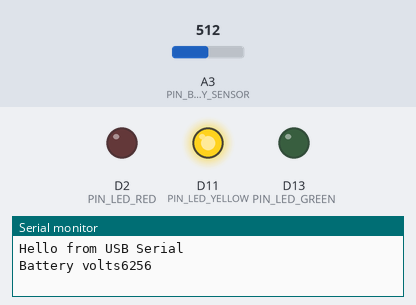
The program below on a simulated Adafruit Feather M0. On the bench: output pins drawn as LEDs (lit = HIGH), the last lines printed to the serial monitor. Inputs (shaded band) come from the test bench; at power-on: A3 (PIN_BATTERY_SENSOR) = 512. Pins used as bus, display or sensor lines are not drawn.

Above: at 0.5 s.
At 1.5 s:
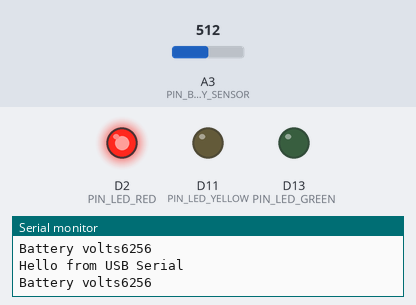
At 5.5 s:
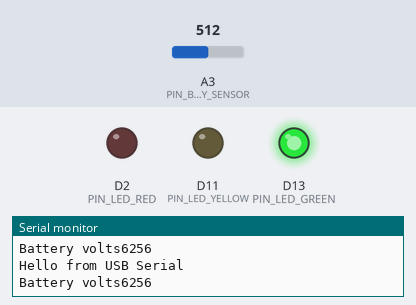
Timing chart, 0 to 7.0 s (numbered marks = the images above):
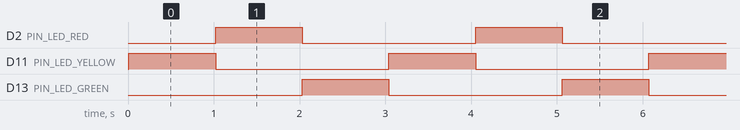

The program:

main.cpp
```cpp
#include <Arduino.h>

// Econode SamrtTrap Gen3 Pin map
// https://github.com/arduino/ArduinoCore-samd/blob/master/variants/arduino_mzero/variant.cpp
#define PIN_LED_YELLOW 11 // SAMD port PA16
#define PIN_LED_GREEN 13 // SAMD port PA17
#define PIN_LED_RED 2 // SAMD port PA14
// #define PIN_SENSORA 14 // SAMD port PA02
#define PIN_SENSORB 15 // SAMD port PB08
#define PIN_SENSOR_TILT 39 // SAMD port PA21


/*
GPS port
+-----+----------+------------+--------+---------+
| PIN | Function | GPS Module | SAMD21 | Arduino |
+-----+----------+------------+--------+---------+
|  1  | N/C      | PPS        |        |         |
|  2  | 3V3      | VIN        |        |         |
|  3  | GND      | GND        |        |         |
|  4  | GPS-RX   | Serial RX  |        | Serial1 |
|  5  | GPS-TX   | Serial TX  |        | Serial1 |
|  6  | GPS_IO-1 | GPS FIX    | PA08   | 4       |
|  7  | N/C      | V-Bat      |        |         |
|  8  | GPS-IO-2 | Enable     | PA09   | 3       |
|  9  | N/C      | 3.3v (out) |        |         |
+-----+----------+------------+--------+---------+
*/

#define PIN_GPS_ENABLE 3
#define PIN_GPS_FIX 4

/* Gen3 Rev 4

Grove standard is;
1 - GND
2 - 3V3
3 - SDA (PB08) / SensorB
4 - SCL (PB09) / SensorA
*/
#define PIN_SENSORA 16 // SAMD port PB09
#define PIN_SENSOR_TEST_MODE 14 // SAMD port PA02

// External interrupt handler mapping
#define EIC_WAKEUP_SENSORA EIC_WAKEUP_WAKEUPEN9 // SensorA = pin 16 / EIC 9
#define EIC_WAKEUP_SENSORB EIC_WAKEUP_WAKEUPEN8 // SensorB = pin 15 / EIC 8
#define EIC_WAKEUP_SENSOR_TEST_MODE EIC_WAKEUP_WAKEUPEN2 // Sensor Test mode = pin 14 / EIC 2
// EIC->WAKEUP.reg = EIC_WAKEUP_SENSORB | EIC_WAKEUP_SENSORA | EIC_WAKEUP_SENSOR_TEST_MODE;

// Battery Monitor
#define PIN_BATTERY_SENSOR_ENABLE 36 // PA18
#define PIN_BATTERY_SENSOR 17 // PA04
// Voltage divider for battery
// GND -> 10K -> Sensor -> 27K = Ratio of 3.7
// 3.3V Ref * 3.7 = 12.21V
#define BATTERY_VOLTAGE_DIVIDER_RATIO 12.22

/*
 Econode SAMD21 / RFM95 Pin definitions.
     +--------+--------+---------+
     | RFM95x | SAMD21 | Arduino |
     +--------+--------+---------+
     | NSS    | PA06   | 8       |
     | Reset  | PB23   | 31      |
     | DIO 0  | PB22   | 30      |
     | DIO 1  | PA15   | 5       |
     | DIO 2  | PA20   | 6       |
     +--------+--------+---------+
*/
#define PIN_LORA_RADIO_NSS 8
#define PIN_LORA_RADIO_RXEN 0
#define PIN_LORA_RADIO_TXEN 0
#define PIN_LORA_RADIO_RST 31
// #define PIN_LORA_RADIO_DIO0 30
#define PIN_LORA_RADIO_DIO0 38
#define PIN_LORA_RADIO_DIO1 5
#define PIN_LORA_RADIO_DIO2 6

#define PIN_USB_SENSOR 18 // PA05
#define PIN_EEPROM_SDA 20
#define PIN_EEPROM_SCL 21

#define PIN_RFM9X_MOSI 23
#define PIN_RFM9X_SCK 24
#define PIN_RFM9X_MISO 22

// Read battery volts in milli volts.
uint32_t enReadBatteryMilliVolts(){
  uint32_t _batteryVolts;
  pinMode(PIN_BATTERY_SENSOR_ENABLE, OUTPUT);
  pinMode(PIN_BATTERY_SENSOR,INPUT);
  digitalWrite(PIN_BATTERY_SENSOR_ENABLE,HIGH);
  delay(10);
  _batteryVolts = analogRead(PIN_BATTERY_SENSOR) * BATTERY_VOLTAGE_DIVIDER_RATIO;
  digitalWrite(PIN_BATTERY_SENSOR_ENABLE,LOW);
  return _batteryVolts;
}

void setup() {
  // Setup LEDs
  pinMode(PIN_LED_RED, OUTPUT);
  pinMode(PIN_LED_YELLOW, OUTPUT);
  pinMode(PIN_LED_GREEN, OUTPUT);
  digitalWrite(PIN_LED_RED, LOW);
  digitalWrite(PIN_LED_GREEN, LOW);
  digitalWrite(PIN_LED_YELLOW, LOW);
  // Setup USB/CDC Serial port
  Serial.begin(115200);
}

int ledIndex=0;
void loop(){
  Serial.println("Hello from USB Serial");
  Serial.print("Battery volts");
  Serial.println( enReadBatteryMilliVolts() );

  if( ++ledIndex > 2 ) ledIndex=0;
  digitalWrite(PIN_LED_GREEN, ledIndex==0 );
  digitalWrite(PIN_LED_YELLOW, ledIndex==1 );
  digitalWrite(PIN_LED_RED, ledIndex==2 );
  delay(1000);
}
```

Measured:
- by itself, D2 (PIN_LED_RED), D11 (PIN_LED_YELLOW), D13 (PIN_LED_GREEN): alternates HIGH for 1.0 s and LOW for 2.0 s
- by itself, everything shown: repeats every 3.0 s, in 3 steps
